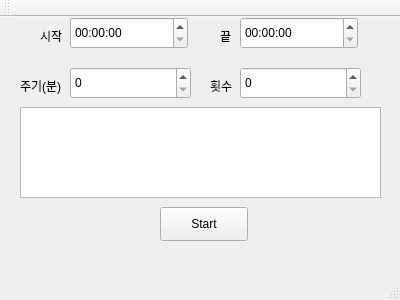
<?xml version="1.0" encoding="UTF-8"?>
<ui version="4.0">
 <class>MainWindow</class>
 <widget class="QMainWindow" name="MainWindow">
  <property name="geometry">
   <rect>
    <x>0</x>
    <y>0</y>
    <width>400</width>
    <height>300</height>
   </rect>
  </property>
  <property name="windowTitle">
   <string>MainWindow</string>
  </property>
  <widget class="QWidget" name="centralWidget">
   <widget class="QLabel" name="lblStartTime">
    <property name="geometry">
     <rect>
      <x>40</x>
      <y>10</y>
      <width>59</width>
      <height>18</height>
     </rect>
    </property>
    <property name="text">
     <string>시작</string>
    </property>
   </widget>
   <widget class="QTimeEdit" name="teStartTime">
    <property name="geometry">
     <rect>
      <x>70</x>
      <y>0</y>
      <width>118</width>
      <height>32</height>
     </rect>
    </property>
   </widget>
   <widget class="QLabel" name="lblEndTime">
    <property name="geometry">
     <rect>
      <x>220</x>
      <y>10</y>
      <width>59</width>
      <height>18</height>
     </rect>
    </property>
    <property name="text">
     <string>끝</string>
    </property>
   </widget>
   <widget class="QTimeEdit" name="teEndTime">
    <property name="geometry">
     <rect>
      <x>240</x>
      <y>0</y>
      <width>118</width>
      <height>32</height>
     </rect>
    </property>
   </widget>
   <widget class="QLabel" name="lblPeriod">
    <property name="geometry">
     <rect>
      <x>20</x>
      <y>60</y>
      <width>59</width>
      <height>18</height>
     </rect>
    </property>
    <property name="text">
     <string>주기(분)</string>
    </property>
   </widget>
   <widget class="QLabel" name="lblRingCount">
    <property name="geometry">
     <rect>
      <x>210</x>
      <y>60</y>
      <width>59</width>
      <height>18</height>
     </rect>
    </property>
    <property name="text">
     <string>횟수</string>
    </property>
   </widget>
   <widget class="QSpinBox" name="sbPeriod">
    <property name="geometry">
     <rect>
      <x>70</x>
      <y>50</y>
      <width>121</width>
      <height>32</height>
     </rect>
    </property>
    <property name="maximum">
     <number>1000</number>
    </property>
   </widget>
   <widget class="QSpinBox" name="sbRingCount">
    <property name="geometry">
     <rect>
      <x>240</x>
      <y>50</y>
      <width>121</width>
      <height>32</height>
     </rect>
    </property>
    <property name="maximum">
     <number>1000</number>
    </property>
   </widget>
   <widget class="QPushButton" name="btnStatus">
    <property name="geometry">
     <rect>
      <x>160</x>
      <y>190</y>
      <width>88</width>
      <height>34</height>
     </rect>
    </property>
    <property name="text">
     <string>Start</string>
    </property>
   </widget>
   <widget class="QListWidget" name="lwAlarms">
    <property name="geometry">
     <rect>
      <x>20</x>
      <y>90</y>
      <width>361</width>
      <height>91</height>
     </rect>
    </property>
   </widget>
  </widget>
  <widget class="QMenuBar" name="menuBar">
   <property name="geometry">
    <rect>
     <x>0</x>
     <y>0</y>
     <width>400</width>
     <height>30</height>
    </rect>
   </property>
  </widget>
  <widget class="QToolBar" name="mainToolBar">
   <attribute name="toolBarArea">
    <enum>TopToolBarArea</enum>
   </attribute>
   <attribute name="toolBarBreak">
    <bool>false</bool>
   </attribute>
  </widget>
  <widget class="QStatusBar" name="statusBar"/>
 </widget>
 <layoutdefault spacing="6" margin="11"/>
 <resources/>
 <connections/>
</ui>
